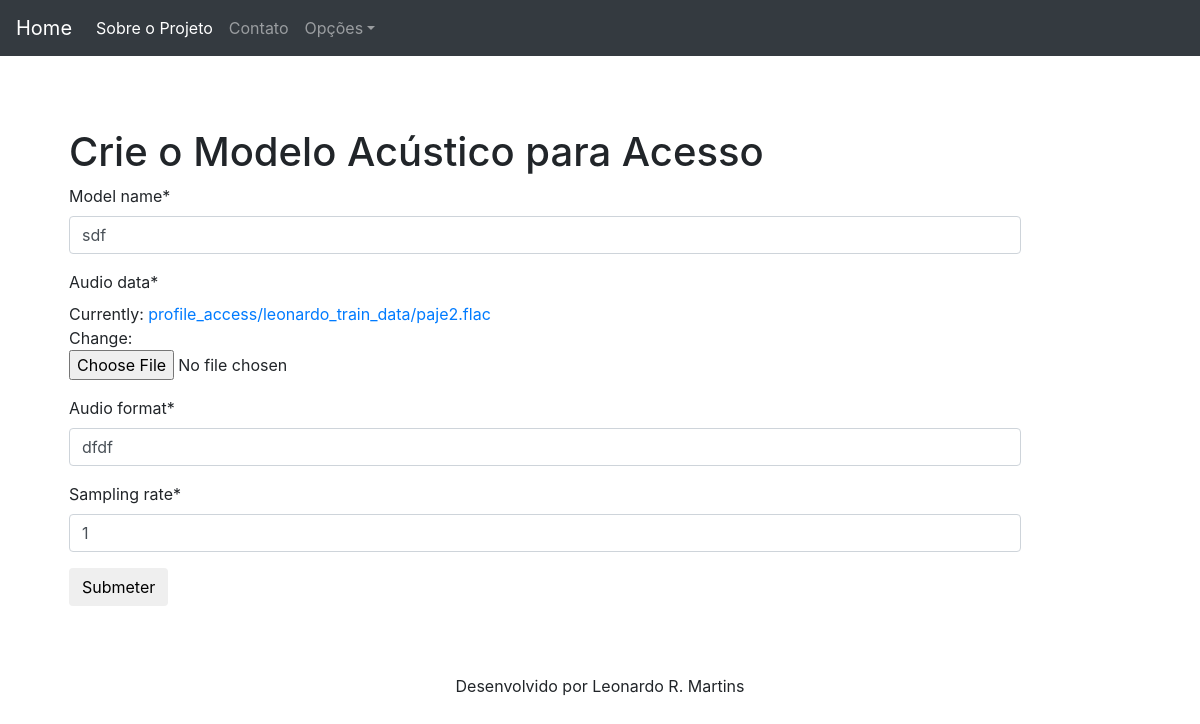
/gmmodels/update/1/ (signed in), run on the app's committed database.
### create_gmm/models.py (models this page shows, shortened)
class AcousticModel(models.Model):
    user = models.ForeignKey(User, on_delete=models.CASCADE)
    model_name = models.CharField(max_length=50)
    audio_data = models.FileField(null=True,upload_to=return_path)
    sampling_rate = models.IntegerField()
    audio_format = models.CharField(max_length=10)

### create_gmm/views.py (the view, shortened to what this page needs)
# urls.py: path('update/<int:pk>/', views.ModelUpdateView.as_view(), name="update-model"),
class ModelUpdateView(LoginRequiredMixin, UserPassesTestMixin, UpdateView):
    model = AcousticModel
    fields = ['model_name','audio_data','audio_format','sampling_rate']
    def test_func(self):
        model = self.get_object()
        if self.request.user == model.user:
            return True
        return False

### create_gmm/templates/create_gmm/acousticmodel_form.html (shortened to what this page needs)
{% extends 'create_gmm/template_app.html'%}
{% load crispy_forms_tags %}
{% block content%}
 <h1>Crie o Modelo Acústico para Acesso</h1>
        <form method="post" enctype="multipart/form-data">
            {{ form|crispy }}
    <button type="submit" class="btn">Submeter</button>
        </form>
{% endblock %}

### accounts/static/accounts/starter-template.css (style rules this page uses)
body { padding-top: 5rem; }

### data on the page
AcousticModel: model_name "sdf", audio_format "dfdf", sampling_rate "1"
